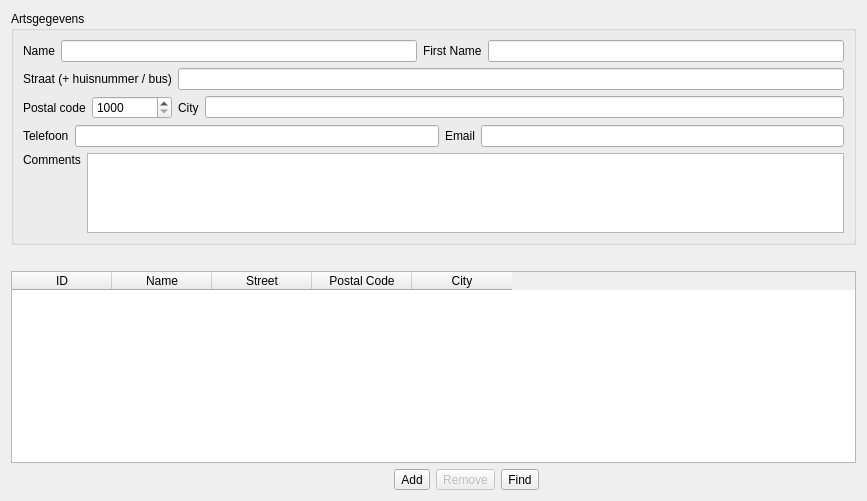
      <widget class="QWidget" name="tabPhysician">
       <attribute name="title">
        <string>Physicians</string>
       </attribute>
       <layout class="QGridLayout" name="gridLayout_10">
        <item row="0" column="0">
         <widget class="QGroupBox" name="g_artsgegevens">
          <property name="sizePolicy">
           <sizepolicy hsizetype="Expanding" vsizetype="Preferred">
            <horstretch>0</horstretch>
            <verstretch>0</verstretch>
           </sizepolicy>
          </property>
          <property name="title">
           <string>Artsgegevens</string>
          </property>
          <layout class="QGridLayout" name="gridLayout_9">
           <item row="0" column="0">
            <layout class="QHBoxLayout" name="horizontalLayout_11">
             <item>
              <widget class="QLabel" name="l_artsNaam">
               <property name="text">
                <string>Name</string>
               </property>
              </widget>
             </item>
             <item>
              <widget class="QLineEdit" name="m_artsNaam"/>
             </item>
             <item>
              <widget class="QLabel" name="l_artsVoornaam">
               <property name="text">
                <string>First Name</string>
               </property>
              </widget>
             </item>
             <item>
              <widget class="QLineEdit" name="m_artsVoornaam">
               <property name="sizePolicy">
                <sizepolicy hsizetype="Expanding" vsizetype="Fixed">
                 <horstretch>0</horstretch>
                 <verstretch>0</verstretch>
                </sizepolicy>
               </property>
              </widget>
             </item>
            </layout>
           </item>
           <item row="1" column="0">
            <layout class="QHBoxLayout" name="horizontalLayout_12">
             <item>
              <widget class="QLabel" name="l_artsStraat">
               <property name="text">
                <string>Straat (+ huisnummer / bus)</string>
               </property>
              </widget>
             </item>
             <item>
              <widget class="QLineEdit" name="m_artsStraat"/>
             </item>
            </layout>
           </item>
           <item row="2" column="0">
            <layout class="QHBoxLayout" name="horizontalLayout_13">
             <item>
              <widget class="QLabel" name="l_artsPostcode">
               <property name="text">
                <string>Postal code</string>
               </property>
              </widget>
             </item>
             <item>
              <widget class="QSpinBox" name="m_artsPostcode">
               <property name="sizePolicy">
                <sizepolicy hsizetype="Preferred" vsizetype="Fixed">
                 <horstretch>0</horstretch>
                 <verstretch>0</verstretch>
                </sizepolicy>
               </property>
               <property name="minimumSize">
                <size>
                 <width>80</width>
                 <height>0</height>
                </size>
               </property>
               <property name="minimum">
                <number>1000</number>
               </property>
               <property name="maximum">
                <number>9999</number>
               </property>
              </widget>
             </item>
             <item>
              <widget class="QLabel" name="l_artsGemeente">
               <property name="text">
                <string>City</string>
               </property>
              </widget>
             </item>
             <item>
              <widget class="QLineEdit" name="m_artsGemeente"/>
             </item>
            </layout>
           </item>
           <item row="3" column="0">
            <layout class="QHBoxLayout" name="horizontalLayout_14">
             <item>
              <widget class="QLabel" name="l_artsTelefoon">
               <property name="text">
                <string>Telefoon</string>
               </property>
              </widget>
             </item>
             <item>
              <widget class="QLineEdit" name="m_artsTelefoon"/>
             </item>
             <item>
              <widget class="QLabel" name="l_artsEmail">
               <property name="text">
                <string>Email</string>
               </property>
              </widget>
             </item>
             <item>
              <widget class="QLineEdit" name="m_artsEmail"/>
             </item>
            </layout>
           </item>
           <item row="4" column="0">
            <layout class="QHBoxLayout" name="horizontalLayout_17">
             <item>
              <widget class="QLabel" name="l_artsOpmerkingen">
               <property name="text">
                <string>Comments</string>
               </property>
               <property name="alignment">
                <set>Qt::AlignLeading|Qt::AlignLeft|Qt::AlignTop</set>
               </property>
              </widget>
             </item>
             <item>
              <widget class="QTextEdit" name="m_artsOpmerkingen">
               <property name="sizePolicy">
                <sizepolicy hsizetype="Expanding" vsizetype="Preferred">
                 <horstretch>0</horstretch>
                 <verstretch>0</verstretch>
                </sizepolicy>
               </property>
               <property name="maximumSize">
                <size>
                 <width>16777215</width>
                 <height>80</height>
                </size>
               </property>
              </widget>
             </item>
            </layout>
           </item>
          </layout>
         </widget>
        </item>
        <item row="1" column="0">
         <spacer name="verticalSpacer_2">
          <property name="orientation">
           <enum>Qt::Vertical</enum>
          </property>
          <property name="sizeType">
           <enum>QSizePolicy::Fixed</enum>
          </property>
          <property name="sizeHint" stdset="0">
           <size>
            <width>827</width>
            <height>20</height>
           </size>
          </property>
         </spacer>
        </item>
        <item row="2" column="0">
         <widget class="QTableWidget" name="m_artsenLijst">
          <property name="selectionMode">
           <enum>QAbstractItemView::SingleSelection</enum>
          </property>
          <property name="sortingEnabled">
           <bool>true</bool>
          </property>
          <property name="columnCount">
           <number>5</number>
          </property>
          <column>
           <property name="text">
            <string>ID</string>
           </property>
          </column>
          <column>
           <property name="text">
            <string>Name</string>
           </property>
          </column>
          <column>
           <property name="text">
            <string>Street</string>
           </property>
          </column>
          <column>
           <property name="text">
            <string>Postal Code</string>
           </property>
          </column>
          <column>
           <property name="text">
            <string>City</string>
           </property>
          </column>
         </widget>
        </item>
        <item row="3" column="0">
         <layout class="QHBoxLayout" name="horizontalLayout_18">
          <item>
           <spacer name="horizontalSpacer3">
            <property name="orientation">
             <enum>Qt::Horizontal</enum>
            </property>
            <property name="sizeHint" stdset="0">
             <size>
              <width>383</width>
              <height>20</height>
             </size>
            </property>
           </spacer>
          </item>
          <item>
           <widget class="QToolButton" name="b_artsToevoegen">
            <property name="toolTip">
             <string>Add</string>
            </property>
            <property name="text">
             <string>Add</string>
            </property>
            <property name="icon">
             <iconset>
              <normalon>:/icons/edit_add-64.png</normalon>
             </iconset>
            </property>
           </widget>
          </item>
          <item>
           <widget class="QToolButton" name="b_artsVerwijderen">
            <property name="enabled">
             <bool>false</bool>
            </property>
            <property name="toolTip">
             <string>Remove</string>
            </property>
            <property name="text">
             <string>Remove</string>
            </property>
            <property name="icon">
             <iconset>
              <normalon>:/icons/edit_remove-64.png</normalon>
             </iconset>
            </property>
           </widget>
          </item>
          <item>
           <widget class="QToolButton" name="b_artsZoeken">
            <property name="toolTip">
             <string>Find</string>
            </property>
            <property name="text">
             <string>Find</string>
            </property>
            <property name="icon">
             <iconset>
              <normalon>:/icons/mail_find-64.png</normalon>
             </iconset>
            </property>
           </widget>
          </item>
          <item>
           <spacer name="horizontalSpacer_4">
            <property name="orientation">
             <enum>Qt::Horizontal</enum>
            </property>
            <property name="sizeHint" stdset="0">
             <size>
              <width>317</width>
              <height>20</height>
             </size>
            </property>
           </spacer>
          </item>
         </layout>
        </item>
       </layout>
      </widget>
